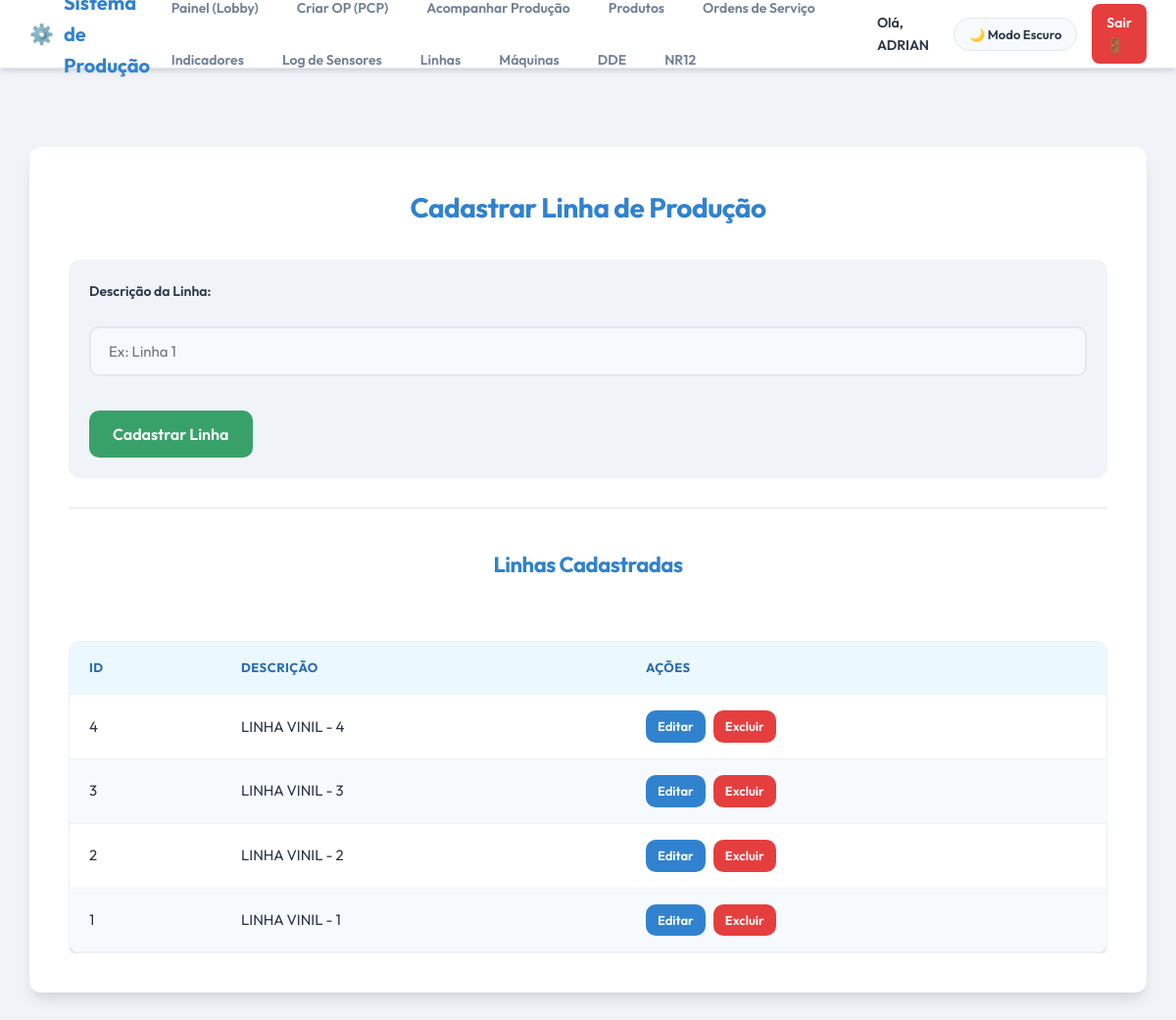
The page /pages/linhas_producao.php (signed in) on the database its author committed.
### tables this page shows
CREATE TABLE `tab_linhas` (
  `LINHA_ID` int NOT NULL AUTO_INCREMENT,
  `LINHA_DESC` varchar(100) NOT NULL,
  PRIMARY KEY (`LINHA_ID`)
);

### pages/linhas_producao.php (the view, shortened to what this page needs)
<?php
include('../php/conexao.php');
$linhaEdit = null;
$linhas = $conn->query("SELECT * FROM TAB_LINHAS ORDER BY LINHA_ID DESC");
?>
<!DOCTYPE html>
<html lang="pt-br">
<head>
    <link rel="stylesheet" href="../css/style.css">
</head>
<body>
<?php include_once dirname(__DIR__) . '/php/header.php'; ?>
    <div class="container">
        <h2><?php echo $linhaEdit ? 'Editar Linha de Produção' : 'Cadastrar Linha de Produção'; ?></h2>
        <div class="form-section">
            <form method="POST">
                <label for="linha_desc">Descrição da Linha:</label>
                <input type="text" name="linha_desc" id="linha_desc" value="<?php echo $linhaEdit ? htmlspecialchars($linhaEdit['LINHA_DESC']) : ''; ?>" required placeholder="Ex: Linha 1">
                <div style="margin-top: 15px;">
                    <button type="submit" class="btn btn-success"><?php echo $linhaEdit ? 'Atualizar Linha' : 'Cadastrar Linha'; ?></button>
                </div>
            </form>
        </div>
        <hr>
        <h3 style="margin-top: 40px;">Linhas Cadastradas</h3>
        <div class="table-responsive">
            <table>
                <thead>
                    <tr>
                        <th>ID</th>
                        <th>Descrição</th>
                        <th>Ações</th>
                    </tr>
                </thead>
                <tbody>
                    <?php while ($linha = $linhas->fetch_assoc()) { ?>
                        <tr>
                            <td><?php echo $linha['LINHA_ID']; ?></td>
                            <td><?php echo htmlspecialchars($linha['LINHA_DESC']); ?></td>
                            <td>
                                <a href="linhas_producao.php?editar=<?php echo $linha['LINHA_ID']; ?>" class="btn" style="padding: 6px 12px; font-size: 13px;">Editar</a>
                                <a href="?excluir=<?php echo $linha['LINHA_ID']; ?>" class="btn btn-danger" style="padding: 6px 12px; font-size: 13px; margin-left: 5px;" onclick="return confirm('Tem certeza que deseja excluir esta linha?')">Excluir</a>
                            </td>
                        </tr>
                    <?php } ?>
                </tbody>
            </table>
        </div>
    </div>
</body>
</html>

### css/style.css (style rules this page uses)
:root { --bg-color: #f0f4f8; --container-bg: #ffffff; --text-color: #2d3748; --text-muted: #718096; --primary-color: #3182ce; --primary-hover: #2b6cb0; --accent-color: #38b2ac; --input-bg: #f7fafc; --input-border: #e2e8f0; --table-bg: #ffffff; --table-border: #edf2f7; --table-header-bg: #ebf8ff; --table-header-text: #2b6cb0; --table-row-even: #f7fafc; --table-row-odd: #ffffff; --danger-color: #e53e3e; --success-color: #38a169; --warning-color: #d69e2e; --shadow-sm: 0 1px 2px 0 rgba(0, 0, 0, 0.05); --shadow-md: 0 4px 6px -1px rgba(0, 0, 0, 0.1), 0 2px 4px -1px rgba(0, 0, 0, 0.06); --shadow-lg: 0 10px 15px -3px rgba(0, 0, 0, 0.1), 0 4px 6px -2px rgba(0, 0, 0, 0.05); --border-radius: 12px; }
* { box-sizing: border-box; margin: 0; padding: 0; }
body { font-family: 'Outfit', sans-serif; background-color: var(--bg-color); color: var(--text-color); line-height: 1.6; transition: background-color 0.3s ease, color 0.3s ease; padding-bottom: 60px; }
.container, .login-container, .form-container, .form-os { width: 95%; max-width: 1500px; margin: 60px auto; background: var(--container-bg); padding: 40px; border-radius: var(--border-radius); box-shadow: var(--shadow-lg); transition: background-color 0.3s ease, box-shadow 0.3s ease; position: relative; }
h2, h3 { text-align: center; color: var(--primary-color); font-weight: 700; margin-bottom: 30px; letter-spacing: -0.5px; }
h2 { font-size: 28px; }
h3 { font-size: 22px; }
form { display: flex; flex-direction: column; gap: 20px; }
.form-section { padding: 20px; background: var(--bg-color); border-radius: var(--border-radius); border: 1px solid var(--table-border); margin-bottom: 20px; }
label { font-weight: 600; font-size: 14px; color: var(--text-color); margin-bottom: 5px; display: block; }
input, select, textarea { padding: 14px 18px; border: 2px solid var(--input-border); background: var(--input-bg); color: var(--text-color); border-radius: 10px; font-size: 15px; font-family: 'Outfit', sans-serif; transition: all 0.3s ease; width: 100%; }
button, .btn { background: var(--primary-color); color: #ffffff; font-weight: 600; padding: 14px 24px; border: none; border-radius: 10px; cursor: pointer; font-size: 16px; font-family: 'Outfit', sans-serif; transition: all 0.3s ease; display: inline-block; text-align: center; text-decoration: none; white-space: nowrap; }
.btn-success, button[style*="background-color: #28a745"], button[style*="background:#28a745"] { background: var(--success-color) !important; }
.btn-danger, button[style*="background-color: #ff0000"] { background: var(--danger-color) !important; }
.table-responsive { overflow-x: auto; }
table { width: 100%; border-collapse: separate; border-spacing: 0; background-color: var(--table-bg); font-size: 15px; border-radius: var(--border-radius); overflow: hidden; box-shadow: var(--shadow-md); margin-top: 30px; border: 1px solid var(--table-border); }
th, td { padding: 16px 20px; text-align: left; border-bottom: 1px solid var(--table-border); white-space: nowrap; }
th { background-color: var(--table-header-bg); color: var(--table-header-text); font-weight: 700; text-transform: uppercase; font-size: 13px; letter-spacing: 0.5px; }
td { color: var(--text-color); }
tbody tr { transition: background-color 0.2s ease; }
tbody tr:nth-child(even) { background-color: var(--table-row-even); }
tbody tr:nth-child(odd) { background-color: var(--table-row-odd); }
hr { border: none; border-top: 1px solid var(--input-border); margin: 30px 0; }

### rows shown on the page
tab_linhas: LINHA_ID "4", LINHA_DESC "LINHA VINIL - 4"
tab_linhas: LINHA_ID "3", LINHA_DESC "LINHA VINIL - 3"
tab_linhas: LINHA_ID "2", LINHA_DESC "LINHA VINIL - 2"
tab_linhas: LINHA_ID "1", LINHA_DESC "LINHA VINIL - 1"

### other values the page prints
$_SESSION['nome'] "ADRIAN"
